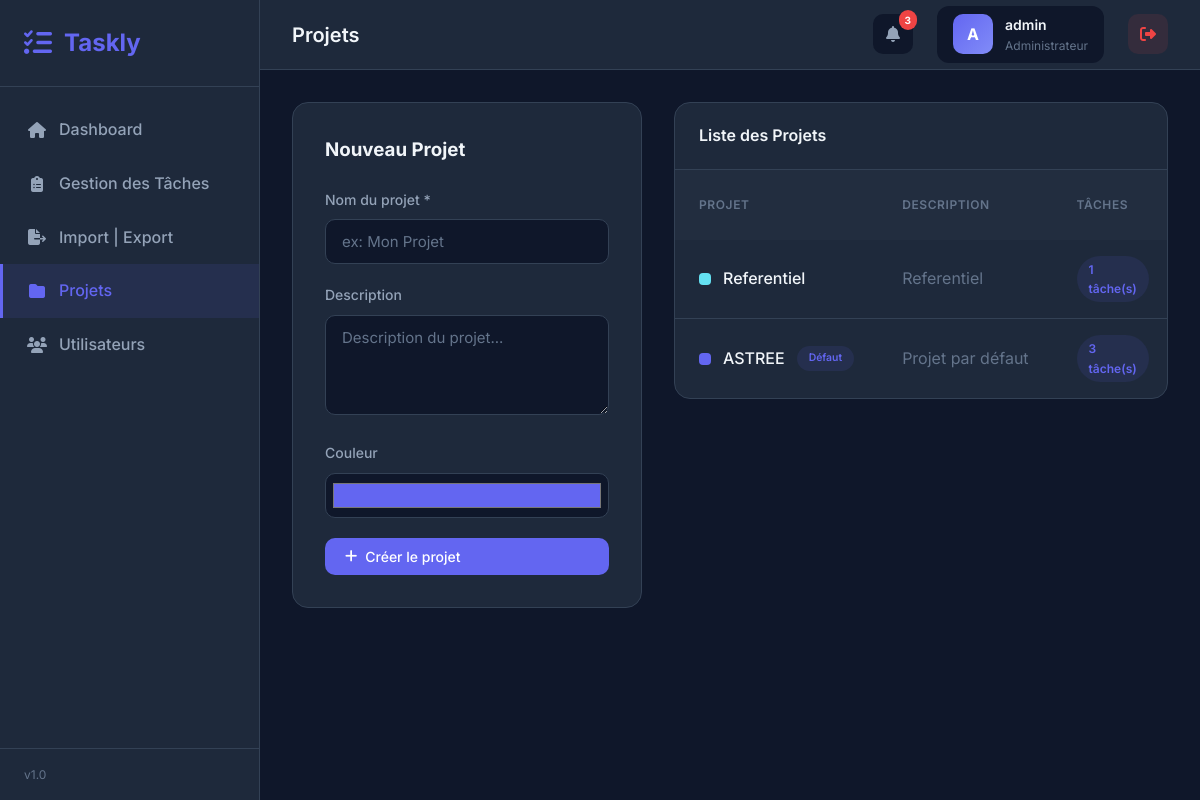
Screenshot of /pages/projects.php (signed in) with the database file from the repository.
### tables this page shows
CREATE TABLE `projects` (
  `id` int(11) NOT NULL,
  `name` varchar(100) NOT NULL,
  `description` text DEFAULT NULL,
  `color` varchar(7) DEFAULT '#6366f1',
  `created_at` timestamp NOT NULL DEFAULT current_timestamp()
);

### pages/projects.php (the view, shortened to what this page needs)
<?php
require '../config/db.php';
$projects = $pdo->query("
    SELECT p.*, COUNT(t.id) as task_count
    FROM projects p
    LEFT JOIN tasks t ON p.id = t.project_id
    GROUP BY p.id
    ORDER BY p.created_at DESC
")->fetchAll();
include '../includes/header.php';
?>
<div style="display: grid; grid-template-columns: 350px 1fr; gap: 2rem; align-items: start;">
    <div class="form-card" style="max-width: 100%;">
        <h3 style="margin-bottom: 1.5rem;">Nouveau Projet</h3>
        <form method="POST" action="">
            <div class="form-group">
                <label>Nom du projet *</label>
                <input type="text" name="name" class="form-control" placeholder="ex: Mon Projet" required>
            </div>
            <div class="form-group">
                <label>Description</label>
                <textarea name="description" class="form-control" rows="3"
                    placeholder="Description du projet..."></textarea>
            </div>
            <div class="form-group">
                <label>Couleur</label>
                <input type="color" name="color" class="form-control" value="#6366f1"
                    style="height: 45px; padding: 5px;">
            </div>
            <button type="submit" class="btn btn-primary full-width">
                <i class="fas fa-plus"></i> Créer le projet
            </button>
        </form>
    </div>
    <div class="table-container">
        <div class="table-header">
            <h3 class="table-title">Liste des Projets</h3>
        </div>
        <table>
            <thead>
                <tr>
                    <th>Projet</th>
                    <th>Description</th>
                    <th>Tâches</th>
                </tr>
            </thead>
            <tbody>
                <?php foreach ($projects as $p): ?>
                    <tr>
                        <td>
                            <div style="display: flex; align-items: center; gap: 0.75rem;">
                                <div
                                    style="width: 12px; height: 12px; border-radius: 4px; background: <?php echo htmlspecialchars($p['color']); ?>;">
                                </div>
                                <span style="font-weight: 500;"><?php echo htmlspecialchars($p['name']); ?></span>
                                <?php if ($p['name'] === 'ASTREE'): ?>
                                    <span class="badge"
                                        style="background: var(--primary-light); color: var(--primary); font-size: 0.65rem;">Défaut</span>
                                <?php endif; ?>
                            </div>
                        </td>
                        <td
                            style="color: var(--text-muted); max-width: 200px; overflow: hidden; text-overflow: ellipsis; white-space: nowrap;">
                            <?php echo htmlspecialchars($p['description'] ?: '-'); ?>
                        </td>
                        <td>
                            <span class="badge" style="background: var(--primary-light); color: var(--primary);">
                                <?php echo $p['task_count']; ?> tâche(s)
                            </span>
                        </td>
                    </tr>
                <?php endforeach; ?>
            </tbody>
        </table>
    </div>
</div>
<?php include '../includes/footer.php'; ?>

### assets/style.css (style rules this page uses)
:root { --primary: #6366f1; --primary-hover: #4f46e5; --primary-light: rgba(99, 102, 241, 0.1); --bg-dark: #0f172a; --bg-sidebar: #1e293b; --bg-card: #1e293b; --bg-main: #0f172a; --text-primary: #f1f5f9; --text-secondary: #94a3b8; --text-muted: #64748b; --border-color: #334155; --success: #22c55e; --warning: #f59e0b; --danger: #ef4444; --info: #3b82f6; --sidebar-width: 260px; --header-height: 70px; }
* { box-sizing: border-box; margin: 0; padding: 0; }
body { font-family: 'Inter', -apple-system, BlinkMacSystemFont, sans-serif; background-color: var(--bg-main); color: var(--text-primary); line-height: 1.6; }
.app-layout { display: flex; min-height: 100vh; }
.table-container { background: var(--bg-card); border: 1px solid var(--border-color); border-radius: 16px; overflow: hidden; }
.table-header { display: flex; justify-content: space-between; align-items: center; padding: 1.25rem 1.5rem; border-bottom: 1px solid var(--border-color); }
.table-title { font-size: 1rem; font-weight: 600; }
table { width: 100%; border-collapse: collapse; }
thead tr { background: rgba(255, 255, 255, 0.02); }
th, td { padding: 1rem 1.5rem; text-align: left; }
th { font-size: 0.75rem; text-transform: uppercase; letter-spacing: 0.05em; color: var(--text-muted); font-weight: 600; }
tbody tr { border-bottom: 1px solid var(--border-color); transition: background 0.2s; }
tbody tr:last-child { border-bottom: none; }
.btn { display: inline-flex; align-items: center; gap: 0.5rem; padding: 0.625rem 1.25rem; border-radius: 10px; font-weight: 500; font-size: 0.875rem; cursor: pointer; transition: all 0.2s; border: none; font-family: inherit; }
.btn-primary { background: var(--primary); color: white; }
.badge { display: inline-block; padding: 0.25rem 0.75rem; border-radius: 50px; font-size: 0.75rem; font-weight: 600; }
.form-card { background: var(--bg-card); border: 1px solid var(--border-color); border-radius: 16px; padding: 2rem; max-width: 600px; }
.form-group { margin-bottom: 1.25rem; }
.form-group label { display: block; margin-bottom: 0.5rem; font-size: 0.875rem; font-weight: 500; color: var(--text-secondary); }
.form-control { width: 100%; padding: 0.75rem 1rem; background: var(--bg-main); border: 1px solid var(--border-color); border-radius: 10px; color: var(--text-primary); font-family: inherit; font-size: 0.9375rem; transition: border-color 0.2s, box-shadow 0.2s; }
.form-control::placeholder { color: var(--text-muted); }
textarea.form-control { resize: vertical; min-height: 100px; }
.full-width { width: 100%; }

### rows the page displays
projects: name "Referentiel", description "Referentiel", task_count "1"
projects: name "ASTREE", shows "Défaut", description "Projet par défaut", task_count "3"

### other values shown
substr($_SESSION['username'], 0, 1) "A"
$_SESSION['username'] "admin"
